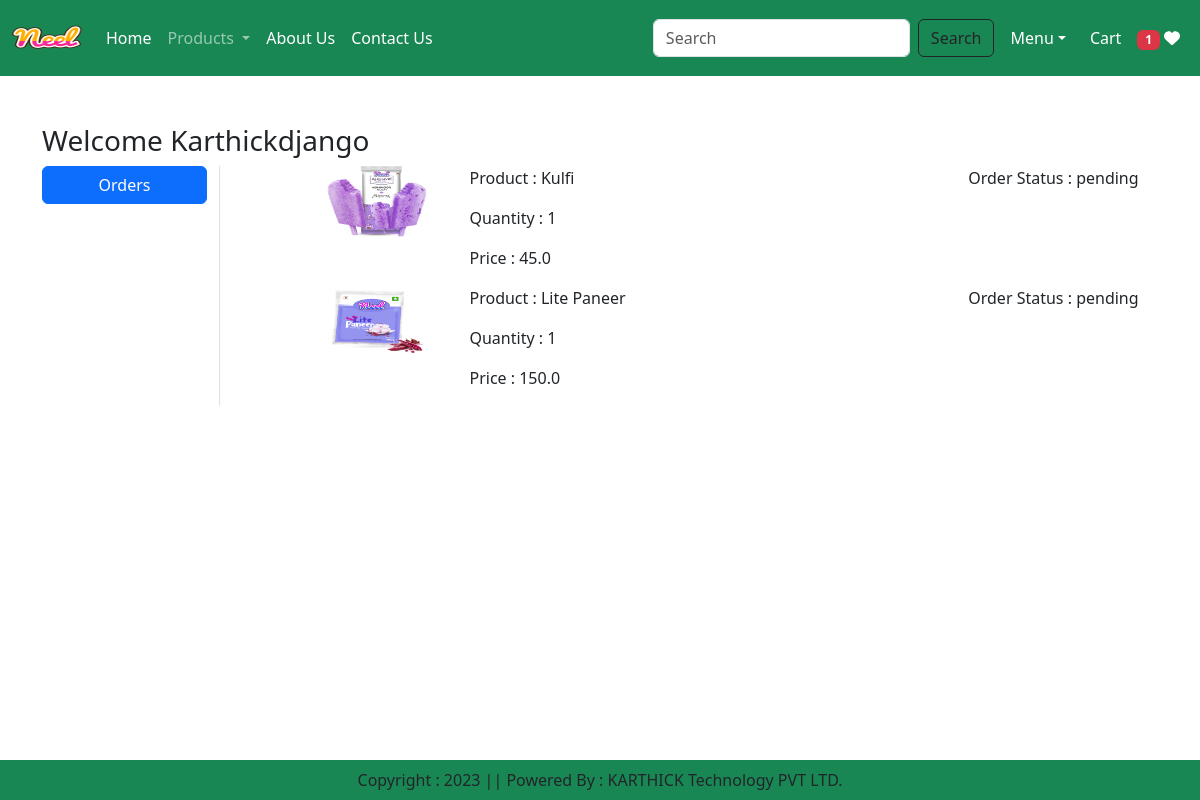
The page /orders/ (signed in) on the database its author committed.
### app/models.py (models this page shows, shortened)
class OrderPlaced(models.Model):
    user = models.ForeignKey(User,on_delete=models.CASCADE)
    customer = models.ForeignKey(Customer,on_delete=models.CASCADE)
    product = models.ForeignKey(Product,on_delete=models.CASCADE)
    quantity = models.PositiveIntegerField(default=1)
    ordered_date = models.DateTimeField(auto_now_add=True)
    status = models.CharField(max_length=50,choices=STATUS_CHOICES, default='pending')
    payment = models.ForeignKey(Payment,on_delete=models.CASCADE,default="")
    @property
    def total_cost(self):
        return self.quantity * self.product.discounted_price

class Product(models.Model):
    title = models.CharField(max_length=100)
    selling_price = models.FloatField()
    discounted_price = models.FloatField()
    description = models.TextField()
    composition = models.TextField(default='')
    prodapp = models.TextField(default='')
    category = models.CharField(choices=CATEGORY_CHOICES, max_length=2)
    product_image = models.ImageField(upload_to = 'products')

### app/views.py (the view)
# urls.py: path('orders/',views.orders, name='orders'),
@login_required
def orders(request):
    totalitem = 0
    wishitem = 0
    if request.user.is_authenticated:
        totalitem = len(Cart.objects.filter(user=request.user))
        wishitem = len(Wishlist.objects.filter(user=request.user))
    order_placed=OrderPlaced.objects.filter(user=request.user)
    return render(request, 'app/orders.html',locals())

### app/templates/app/orders.html (shortened to what this page needs)
{% extends 'app/base.html' %}
{% load static %}
{% block main-content %}
<div class="container my-5">
 <div class="row">
 <h3>Welcome <span class="text-capitalize">{{request.user}}</span></h3>
  <div class="col-sm-2 border-end">
  	<ul class="list-unstyled">
  	   <li class="d-grid"><a href="{% url 'orders' %}" class="btn btn-primary">Orders</a></li>
  	</ul>
  </div>
  	<div class="col-sm-9 offset-sm-1">
  		{% for op in order_placed %}
        <div class="row">
  		    <div class="col-sm-2">
  			   <img src="{{op.product.product_image.url}}" class="img-fluid" height="100" width="100"/>
  		    </div>
  		    <div class="col-sm-7">
  			   <p>Product : {{op.product.title}}</p>
  			   <p>Quantity : {{op.quantity}}</p>
  			   <p>Price : {{op.total_cost}}</p>
  		    </div>
  		    <div class="col-sm-3">
  			   <p>Order Status : {{op.status}}</p>
  		    </div>
  		</div>
  		{% endfor %}
  	</div>
 </div>
</div>
{% endblock main-content %}

### rows shown on the page
OrderPlaced: product.product_image (picture), product "Kulfi", quantity "1", total_cost "45.0", status "pending"
OrderPlaced: product.product_image (picture), product "Lite Paneer", quantity "1", total_cost "150.0", status "pending"

### other values the page prints
{{ wishitem }} "1"
{{ request.user }} "Karthickdjango"
